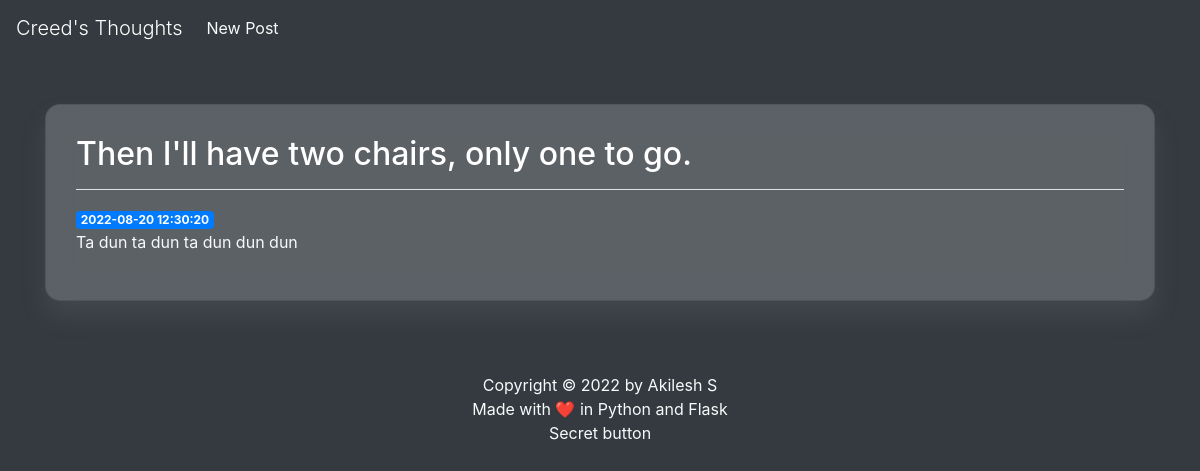
Page /8 on the committed database.
### tables this page shows
CREATE TABLE posts (
    id INTEGER PRIMARY KEY AUTOINCREMENT,
    created TIMESTAMP NOT NULL DEFAULT CURRENT_TIMESTAMP,
    title TEXT NOT NULL,
    content TEXT NOT NULL
);

### app.py (the view)
@app.route('/<int:post_id>')
def post(post_id):
    post = get_post(post_id)
    return render_template('post.html', post=post)

### app.py (called while the page is built)
def get_db_connection():
    conn = sqlite3.connect('database.db')
    conn.row_factory = sqlite3.Row
    return conn

def get_post(post_id):
    conn = get_db_connection()
    post = conn.execute('SELECT * FROM posts WHERE id = ?',
                        (post_id,)).fetchone()
    conn.close()
    if post is None:
        abort(404)
    return post

### templates/post.html
{% extends 'base.html' %}
{% block content %}
    <br>
    <br>
    <div class="card">
        <div class="card-body">
            <h2 class="text-white">{% block title %} {{ post['title'] }} {% endblock %}</h2>
            <hr class="bg-light">
            <span class="badge badge-primary">{{ post['created'] }}</span>
            <p class="text-light">{{ post['content'] }}</p>
        </div>
    </div>
{% endblock %}

### static/css/main.css (style rules this page uses)
.card { align-self: center; width: auto; box-shadow: 0 15px 25px rgba(129, 124, 124, 0.2); height: auto; border-radius: 15px; backdrop-filter: blur(14px); background-color: rgba(255, 255, 255, 0.2); padding: 10px; }

### rows in the picture
posts: title "Then I'll have two chairs, only one to go.", created "2022-08-20 12:30:20", content "Ta dun ta dun ta dun dun dun"
